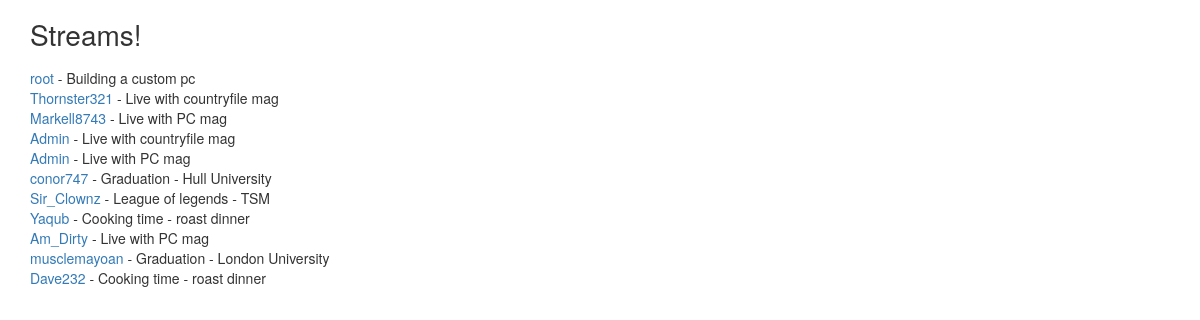
The app's page /apache/src/index.php with its own data.
### tables this page shows
CREATE TABLE `stream_video` (
  `id` int(11) NOT NULL,
  `user_id` int(11) NOT NULL,
  `title` varchar(32) NOT NULL,
  `tag` varchar(32) NOT NULL,
  `description` varchar(400) NOT NULL,
  `numOfConnections` int(11) NOT NULL DEFAULT '0',
  `maxConnections` int(11) NOT NULL DEFAULT '1000',
  `state` int(11) NOT NULL DEFAULT '0',
  `recordable` int(11) NOT NULL DEFAULT '0',
  `stream_key` varchar(64) NOT NULL
);

### apache/src/cfg.php (called while the page is built, shortened)
<?php
  $SERVER_CFG['HOST'] = "localhost";
  $SERVER_CFG['PORT'] = "80";
   $SERVER_CFG['MYSQL_HOST'] = "db";
   $SERVER_CFG['MYSQL_PORT'] = "3306";
  $SERVER_CFG['MYSQL_USER'] = "root";
  $SERVER_CFG['MYSQL_PWD'] = "root";
  $SERVER_CFG['MYSQL_DATABSE_NAME'] = "learnx";
  $SERVER_CFG['SOCKET_HOST'] = "localhost";
  $SERVER_CFG['SOCKET_PORT'] = "3000";
  $SERVER_PATH['libs'] = '/libs';
  $SERVER_PATH['libs-javascript'] = $SERVER_PATH['libs'].'/js';
  $SERVER_PATH['libs-img'] = $SERVER_PATH['libs'].'/img';
  $SERVER_PATH['libs-doc'] = $SERVER_PATH['libs'].'/doc';
  $SERVER_PATH['libs-css'] = $SERVER_PATH['libs'].'/css';
  $SERVER_PATH['libs-php'] = $_SERVER['DOCUMENT_ROOT'].$SERVER_PATH['libs'].'/php';
  $SERVER_PATH['inserts'] = $SERVER_PATH['libs-php'].'/inserts';
  $SERVER_PATH['inserts-404'] = $SERVER_PATH['inserts'].'/404.html';
  $SERVER_PATH['inserts-chat'] = $SERVER_PATH['inserts'].'/chat.php';
  $SERVER_PATH['inserts-error'] = $SERVER_PATH['inserts'].'/error.php';
  $SERVER_PATH['inserts-google-analytics'] = $SERVER_PATH['inserts'].'/google_analytics.php';
  $SERVER_PATH['inserts-header-libs'] = $SERVER_PATH['inserts'].'/header_libs.php';
  $SERVER_PATH['inserts-footer-libs'] = $SERVER_PATH['inserts'].'/footer_libs.php';
  $SERVER_PATH['inserts-stream-video'] = $SERVER_PATH['inserts'].'/stream_video.php';
  $SERVER_PATH['inserts-stream-chat'] = $SERVER_PATH['inserts'].'/stream_chat.php';
  $SERVER_PATH['inserts-loginreg-form'] = $SERVER_PATH['inserts'].'/loginreg_form.php';
  $SERVER_PATH['inserts-navbar-signedin'] = $SERVER_PATH['inserts'].'/navbar_signedin.php';
  $SERVER_PATH['inserts-navbar-notsigned'] = $SERVER_PATH['inserts'].'/navbar.php';
 ?>

### apache/src/libs/php/DatabaseManager.php (called while the page is built, shortened)
<?php
require_once($_SERVER['DOCUMENT_ROOT'].'/cfg.php');
class DatabaseManager {
    private $USERS_TABLE = "users";
    private $STREAMS_VIDEO_TABLE = "stream_video";
    private $conn = NULL;
    function connect()
    {
      global $SERVER_CFG;
      $server = $SERVER_CFG['MYSQL_HOST'].":".$SERVER_CFG['MYSQL_PORT'];
      $this->conn = new mysqli($server, $SERVER_CFG['MYSQL_USER'], $SERVER_CFG['MYSQL_PWD'], $SERVER_CFG['MYSQL_DATABSE_NAME']);
      return $this->conn;
    }
    function getAllLiveStreams()
    {
      $results = array();
      $ids = $this->conn->query("SELECT user_id, title, description, tag FROM ".$this->STREAMS_VIDEO_TABLE."");
      while($row= $ids->fetch_object()) {
        $user = $this->conn->query("SELECT username FROM ".$this->USERS_TABLE." WHERE id='".$row->user_id."'")->fetch_object();
        $item = array("id"=>$row->user_id, "username"=>$user->username, "title"=>$row->title, "description"=>$row->title, "tag"=>$row->tag);
        array_push($results, $item);
      }
      return $results;
    }
}
?>

### apache/src/index.php (the view, shortened to what this page needs)
<?php require_once($_SERVER['DOCUMENT_ROOT'].'/cfg.php'); ?>
<!doctype html>
<html class="no-js" lang="">
    <head>
        <?php include($SERVER_PATH['inserts-header-libs']); ?>
    </head>
    <body>
        <div class="container">
          <h1>Streams!</h1>
          <?php
            require_once($SERVER_PATH['libs-php'].'/DatabaseManager.php');
            $dm = new DatabaseManager;
            $LiveUsers = $dm->getAllLiveStreams();
            foreach($LiveUsers as &$value)
            {
              echo("<a href=\"/watch.php?tag=".$value['tag']."\">".$value['username']."</a> - ".$value['title']);
              echo("<br/>");
            }
           ?>
         </div>
    </body>
</html>

### apache/src/libs/php/inserts/header_libs.php (shortened to what this page needs)
<link rel="stylesheet" href="https://maxcdn.bootstrapcdn.com/bootstrap/3.3.6/css/bootstrap.min.css">
<link rel="stylesheet" href="<?php echo($SERVER_PATH['libs-css']) ?>/normalize.css">
<link rel="stylesheet" href="<?php echo($SERVER_PATH['libs-css']) ?>/main.css">

### apache/src/libs/css/main.css (style rules this page uses)
html { color: #222; font-size: 1em; line-height: 1.4; }
body { position:relative; }

### records on screen
stream_video: username "root", title "Building a custom pc"
stream_video: username "Thornster321", title "Live with countryfile mag"
stream_video: username "Markell8743", title "Live with PC mag"
stream_video: username "Admin", title "Live with countryfile mag"
stream_video: username "Admin", title "Live with PC mag"
stream_video: username "conor747", title "Graduation - Hull University"
stream_video: username "Sir_Clownz", title "League of legends - TSM"
stream_video: username "Yaqub", title "Cooking time - roast dinner"
stream_video: username "Am_Dirty", title "Live with PC mag"
stream_video: username "musclemayoan", title "Graduation - London University"
stream_video: username "Dave232", title "Cooking time - roast dinner"
